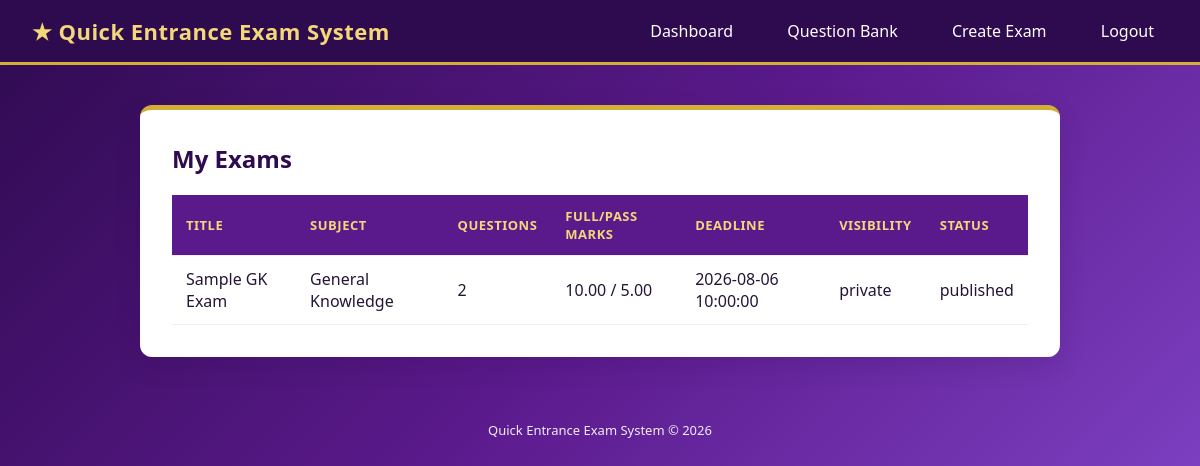
The app's page /teacher/my_exams.php (signed in) with its own data.
### tables this page shows
CREATE TABLE exams (
    exam_id             INT AUTO_INCREMENT PRIMARY KEY,
    title               VARCHAR(200) NOT NULL,
    description         TEXT,
    subject_id          INT NOT NULL,
    teacher_id          INT NOT NULL,              

    number_of_questions INT NOT NULL,              
    full_marks          DECIMAL(6,2) NOT NULL,
    pass_marks          DECIMAL(6,2) NOT NULL,
    duration_minutes    INT NOT NULL,              

    start_time          DATETIME NOT NULL,
    submission_deadline DATETIME NOT NULL,

     
    visibility        ENUM('public','private','invite_only') NOT NULL DEFAULT 'private',
    access_code       VARCHAR(20) DEFAULT NULL,
    show_result_after ENUM('immediately','after_deadline','manual') NOT NULL DEFAULT 'after_deadline',

    status            ENUM('draft','published','closed') NOT NULL DEFAULT 'draft',
    created_at        TIMESTAMP NOT NULL DEFAULT CURRENT_TIMESTAMP,
    updated_at        TIMESTAMP NOT NULL DEFAULT CURRENT_TIMESTAMP ON UPDATE CURRENT_TIMESTAMP,

    CONSTRAINT fk_exam_teacher  FOREIGN KEY (teacher_id) REFERENCES users(user_id) ON DELETE CASCADE,
    CONSTRAINT fk_exam_subject  FOREIGN KEY (subject_id) REFERENCES subjects(subject_id) ON DELETE CASCADE,
    CONSTRAINT chk_pass_le_full CHECK (pass_marks <= full_marks),
    CONSTRAINT chk_deadline_after_start CHECK (submission_deadline >= start_time),
    CONSTRAINT chk_question_count CHECK (number_of_questions > 0)
);

CREATE TABLE subjects (
    subject_id   INT AUTO_INCREMENT PRIMARY KEY,
    subject_name VARCHAR(100) NOT NULL UNIQUE,
    description  TEXT
);

### includes/auth.php (called while the page is built, shortened)
<?php
function is_logged_in() {
    return isset($_SESSION['user_id']);
}
function current_user() {
    return [
        'user_id' => $_SESSION['user_id'],
        'full_name' => $_SESSION['full_name'],
        'role' => $_SESSION['role']
    ];
}

### includes/functions.php (called while the page is built, shortened)
<?php
function db_query($conn, $sql, $types = "", $params = []) {
    $stmt = mysqli_prepare($conn, $sql);
    if ($types !== "") {
        mysqli_stmt_bind_param($stmt, $types, ...$params);
    }
    mysqli_stmt_execute($stmt);
    return $stmt;
}
function get_teacher_exams($conn, $teacher_id) {
    $sql = "SELECT e.*, s.subject_name FROM exams e
            JOIN subjects s ON e.subject_id = s.subject_id
            WHERE e.teacher_id = ? ORDER BY e.created_at DESC";
    $stmt = db_query($conn, $sql, "i", [$teacher_id]);
    return mysqli_fetch_all(mysqli_stmt_get_result($stmt), MYSQLI_ASSOC);
}

### teacher/my_exams.php (the view, shortened to what this page needs)
<?php
require_once __DIR__ . '/../includes/auth.php';
require_once __DIR__ . '/../includes/functions.php';
$user = current_user();
$exams = get_teacher_exams($conn, $user['user_id']);
require_once __DIR__ . '/../includes/header.php';
?>
<div class="card">
    <h2>My Exams</h2>
    <?php if (empty($exams)): ?>
        <p>You haven't created any exams yet.</p>
    <?php else: ?>
    <table>
        <tr><th>Title</th><th>Subject</th><th>Questions</th><th>Full/Pass Marks</th><th>Deadline</th><th>Visibility</th><th>Status</th></tr>
        <?php foreach ($exams as $e): ?>
        <tr>
            <td><?php echo htmlspecialchars($e['title']); ?></td>
            <td><?php echo htmlspecialchars($e['subject_name']); ?></td>
            <td><?php echo (int)$e['number_of_questions']; ?></td>
            <td><?php echo $e['full_marks']; ?> / <?php echo $e['pass_marks']; ?></td>
            <td><?php echo htmlspecialchars($e['submission_deadline']); ?></td>
            <td><?php echo htmlspecialchars($e['visibility']); ?></td>
            <td><?php echo htmlspecialchars($e['status']); ?></td>
        </tr>
        <?php endforeach; ?>
    </table>
    <?php endif; ?>
</div>
<?php require_once __DIR__ . '/../includes/footer.php'; ?>

### assets/css/style.css (style rules this page uses)
:root { --purple-dark: #2e0a4f; --purple-main: #5b1a8c; --purple-light: #8a4fd6; --purple-pale: #f3ecfb; --gold-main: #d4af37; --gold-light: #f2d879; --gold-dark: #a9862f; --white: #ffffff; --text-dark: #241536; --danger: #c0392b; --success: #1e7d4f; --radius: 12px; --shadow: 0 8px 24px rgba(46, 10, 79, 0.18); }
* { box-sizing: border-box; }
body { margin: 0; font-family: 'Segoe UI', Tahoma, Geneva, Verdana, sans-serif; background: linear-gradient(135deg, var(--purple-dark) 0%, var(--purple-main) 45%, var(--purple-light) 100%); min-height: 100vh; color: var(--text-dark); }
.card { background: var(--white); border-radius: var(--radius); box-shadow: var(--shadow); padding: 32px; margin-bottom: 24px; border-top: 5px solid var(--gold-main); }
.card h1, .card h2, .card h3 { color: var(--purple-dark); margin-top: 0; }
table { width: 100%; border-collapse: collapse; margin-top: 12px; }
th, td { text-align: left; padding: 12px 14px; border-bottom: 1px solid var(--purple-pale); }
th { background: var(--purple-main); color: var(--gold-light); text-transform: uppercase; font-size: 13px; letter-spacing: 0.5px; }

### records on screen
exams: title "Sample GK Exam", subject.subject_name "General Knowledge", number_of_questions "2", full_marks "10.00", pass_marks "5.00", submission_deadline "2026-08-06 10:00:00", visibility "private", status "published"
